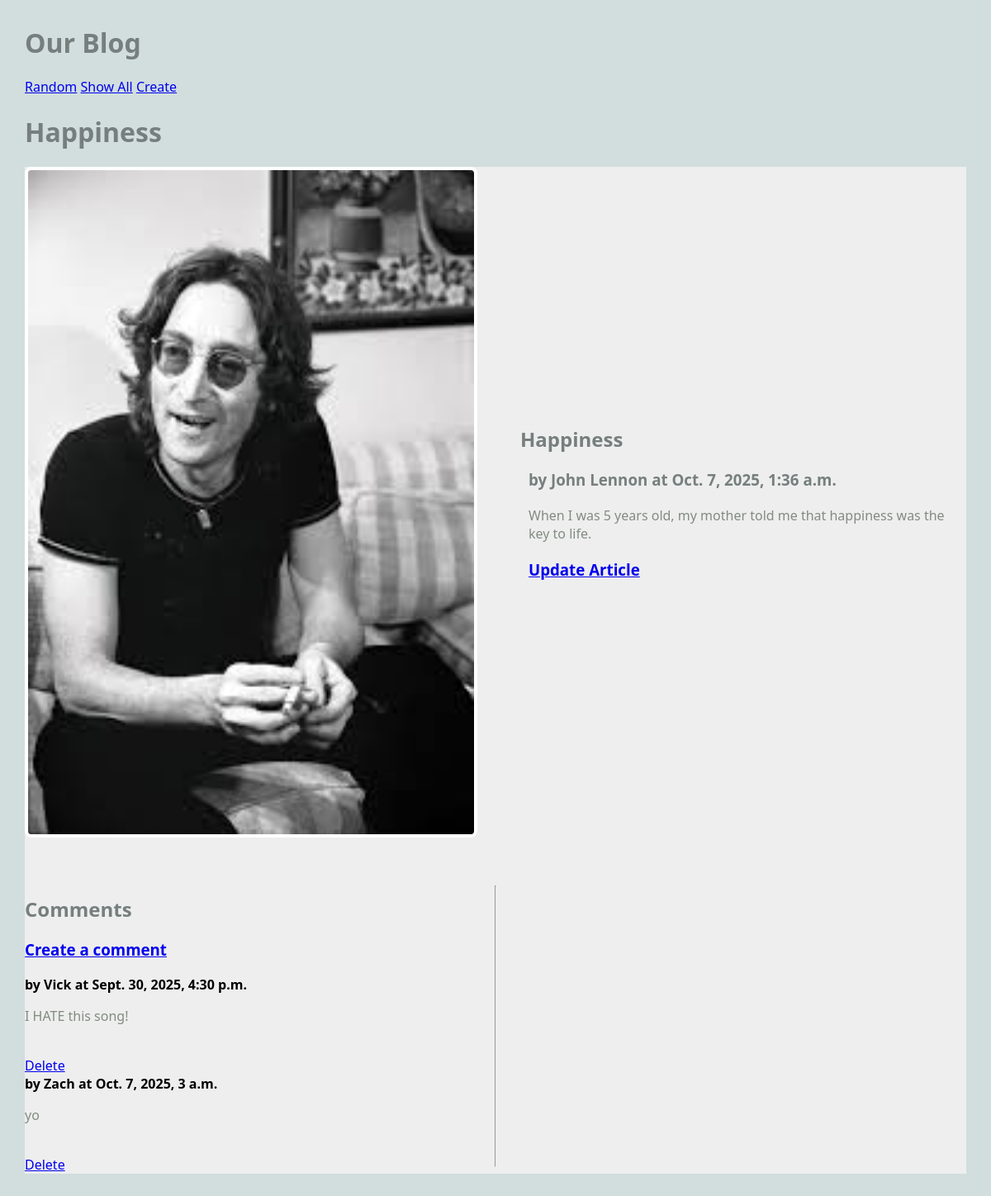
/blog/article/1, run on the app's committed database.
### blog/models.py (models this page shows, shortened)
class Article(models.Model):
    title = models.TextField(blank=True)
    author = models.TextField(blank=True)
    text = models.TextField(blank=True)
    published = models.DateTimeField(auto_now=True)
    image_file = models.ImageField(blank=True) # an actual image
    def get_all_comments(self):
        comments = Comment.objects.filter(article=self)
        return comments

class Comment(models.Model):
    article = models.ForeignKey(Article, on_delete=models.CASCADE)
    author = models.TextField(blank=False)
    text = models.TextField(blank=False)
    published = models.DateTimeField(auto_now=True)
    def __str__(self):
        return f'{self.text}'

### blog/views.py (the view)
# urls.py: path('article/<int:pk>', ArticleView.as_view(), name="article"),
class ArticleView(DetailView):
    model = Article
    template_name = "blog/article.html"
    context_object_name = "article"

### blog/templates/blog/article.html (shortened to what this page needs)
 {% extends 'blog/base.html' %}
 {% block content %}
<h1>{{article.title}}</h1>
<main class="grid-container">
    <article class="featured">
        {% if article.image_file %}
            <img src="{{article.image_file.url}}" alt="">
        {% else %}
            <h3>No Image</h3>
        {% endif %}
        <div>
            <h2>{{article.title}}</h2>
            <h3>by {{article.author}} at {{article.published}}</h3>
            <p>
                {{article.text}}
            </p>
            <h3>
                <a href="{% url 'blog:update_article' article.pk %}">Update Article</a>
            </h3>
        </div>
    </article>
        <div>
            <h2>Comments</h2>
            <h3>
                <a href="{% url 'blog:create_comment' article.pk %}">Create a comment</a>
            </h3>
            {% for comment in article.get_all_comments %}
                <div>
                    <strong>by {{comment.author}} at {{comment.published}}</strong>
                    <p>{{comment.text}}</p><br>
                     <a href="{% url 'blog:delete_comment' comment.pk %}">Delete</a>
                </div>
            {% endfor %}
        </div>
    <hr>
{% endblock %}

### static/styles-blog.css (style rules this page uses)
body { margin: 30px; background: #d1dedd; font-family:'Segoe UI', Tahoma, Geneva, Verdana, sans-serif; }
h1, h2, h3 { color: #767f7e; }
p { color: #828b82; }
.grid-container { background: #eee; max-width: 900px; display: grid; grid-template-columns: repeat(3, 1fr); grid-gap: 10px; max-width: 1200px; margin: 20px auto; }
article.featured { grid-column: span 3; display: grid; gap: 60px; grid-template-columns: 1fr 1fr; align-items: center; border-bottom: 1px #bbc7c7; padding-bottom: 40px; }
article img, article.featured img { width: 100%; border: 4px solid #fff; border-radius: 8px; }
article p, article h3 { margin: 20px 10px; }

### data on the page
Article: title "Happiness", image_file (picture), author "John Lennon", published "Oct. 7, 2025, 1:36 a.m.", text "When I was 5 years old, my mother told me that happiness was the key to life."
Comment: author "Vick", published "Sept. 30, 2025, 4:30 p.m.", text "I HATE this song!"
Comment: author "Zach", published "Oct. 7, 2025, 3 a.m.", text "yo"
